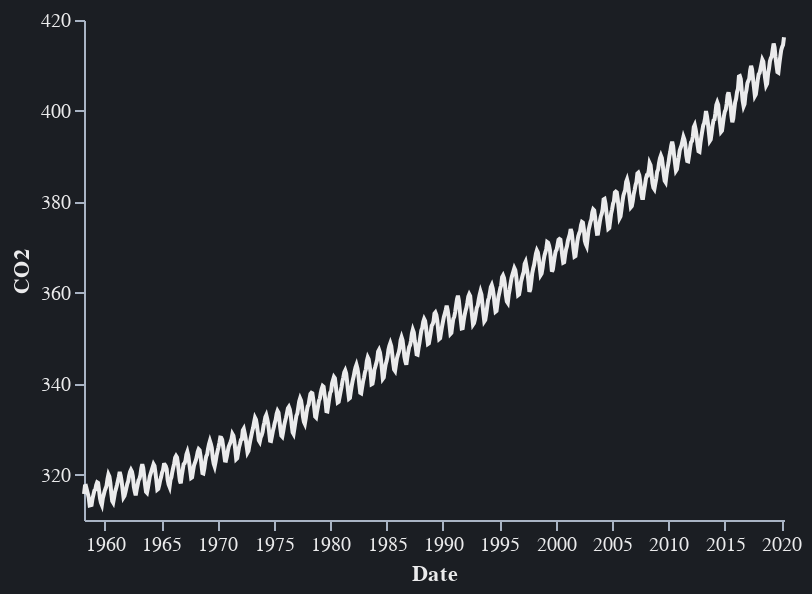

Notebook code for this chart:
### Markdown cell above
## Altair - CarbonPlan Dark

### Code cell
alt.themes.enable('carbonplan_dark')
alt.Chart(df).mark_line().encode(
    x='Date:T',
    y=alt.Y('CO2:Q', scale=alt.Scale(domain=(310, 420))
    )
).properties(width=350, height=250)

### Figure 1 — Vega-Lite specification as saved in the notebook (floating-point values rounded to 4 significant figures; data arrays with more than 128 entries replaced by an {"elided": "..."} marker saying what was removed)
{"config": {"arc": {"fill": "#ebebec"}, "area": {"fill": "#ebebec"}, "axisX": {"grid": false}, "axisY": {"grid": false}, "axisBottom": {"domainColor": "#a9b4c4", "gridColor": "#a9b4c4", "tickColor": "#a9b4c4", "labelFont": "relative-mono-11-pitch-pro, Menlo, monospace", "titleFont": "relative-mono-11-pitch-pro, Menlo, monospace", "labelColor": "#ebebec", "titleColor": "#ebebec"}, "axisLeft": {"domainColor": "#a9b4c4", "gridColor": "#a9b4c4", "tickColor": "#a9b4c4", "labelFont": "relative-mono-11-pitch-pro, Menlo, monospace", "titleFont": "relative-mono-11-pitch-pro, Menlo, monospace", "labelColor": "#ebebec", "titleColor": "#ebebec"}, "view": {"stroke": null}, "background": "#1b1e23", "group": {"fill": "#1b1e23"}, "legend": {"labelFont": "relative-mono-11-pitch-pro, Menlo, monospace", "symbolSize": 200, "symbolType": "circle", "titleFont": "relative-mono-11-pitch-pro, Menlo, monospace"}, "line": {"color": "#ebebec", "stroke": "#ebebec"}, "trail": {"color": "#ebebec", "stroke": "#ebebec"}, "path": {"stroke": "#ebebec"}, "point": {"filled": true, "color": "#ebebec", "size": 200, "cursor": "pointer"}, "range": {"category": ["#85a2f7", "#ea9755", "#7eb36a", "#f07071", "#bc85d9", "#e587b6", "#a9b4c4", "#d4c05e", "#64b9c4"]}, "symbol": {"shape": "circle"}, "style": {"bar": {"fill": "#ebebec"}, "text": {"font": "relative-mono-11-pitch-pro, Menlo, monospace", "fontWeight": 400}}, "title": {"anchor": "start", "fontWeight": 400, "font": "relative-mono-11-pitch-pro, Menlo, monospace"}, "header": {"fontWeight": 400, "labelFont": "relative-mono-11-pitch-pro, Menlo, monospace", "titleFont": "relative-mono-11-pitch-pro, Menlo, monospace"}}, "data": {"name": "data-447fa99e14a029f839568b94797d0525"}, "mark": "line", "encoding": {"x": {"type": "temporal", "field": "Date"}, "y": {"type": "quantitative", "field": "CO2", "scale": {"domain": [310, 420]}}}, "height": 250, "width": 350, "$schema": "https://vega.github.io/schema/vega-lite/v4.8.1.json", "datasets": {"data-447fa99e14a029f839568b94797d0525": {"elided": "741 records"}}}
